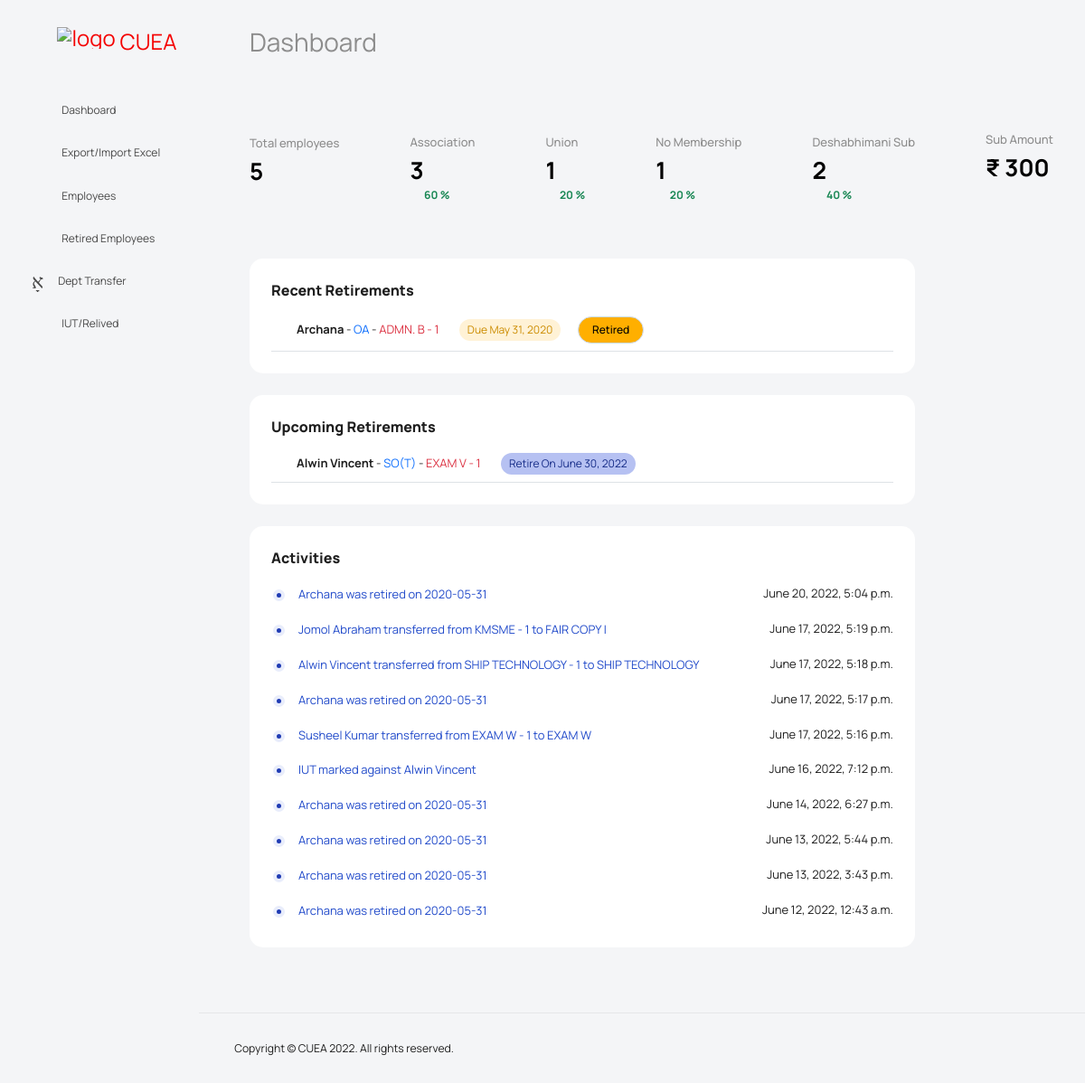
The page /dashboard (signed in) on the database its author committed.
### contactsapp/models.py (models this page shows, shortened)
class EmployeeService(models.Model):
    MEMBERSHIP_CHOICES = (
        ("Association", "Association"),
        ("Union", "Union"),
        ("Neutral", "Neutral"),
    )
    employee = models.OneToOneField(Employees, on_delete=models.CASCADE, primary_key=True,)
    designation = models.CharField(max_length=50)
    department = models.ForeignKey(Section, null=True, on_delete=models.SET_NULL)
    membership = models.CharField(
                    max_length = 30,
                    choices = MEMBERSHIP_CHOICES,
                    default = 'Neuatral'
    )
    date_of_entry = models.DateField(null=True)
    date_of_retire = models.DateField(null=True)
    is_retired =  models.BooleanField(default=False)
    is_current_employee =  models.BooleanField(default=True)
    exit_remark = models.CharField(max_length=50, default="Retired")
    objects = models.Manager()
    dashboard = DashboardManager()

class Employees(models.Model):
    pf_number = models.IntegerField()
    name = models.CharField(max_length=50)
    sex = models.CharField(max_length=30, default="M")
    blood_group = models.CharField(max_length=10)
    mobile = models.CharField(max_length=20)
    address = models.TextField()
    district = models.CharField(max_length=20)
    pan_mun_cop = models.CharField(max_length=20)
    pin_code = models.CharField(max_length=20)
    def get_dashboard_data(self):
        dashboard_data = {}
        dashboard_data['total_employees'] = Employees.objects.count()
        dashboard_data['association_members_count'] =  EmployeeService.dashboard.association_mem_count()
        dashboard_data['union_members_count'] =  EmployeeService.dashboard.union_mem_count()
        dashboard_data['no_membership_count'] =  EmployeeService.dashboard.no_membership_count()
        dashboard_data['deshabhimani_mem_count'] = EmployeeVote.dashboard.deshabhimani_mem_count()
        dashboard_data['deshabhimani_sub_amount'] = EmployeeVote.dashboard.deshabhimani_sub_amount()
        dashboard_data['retire_due_employees'] = EmployeeService.dashboard.mark_retirement()
        dashboard_data['upcoming_retirements'] = EmployeeService.dashboard.upcoming_retirements()
        dashboard_data['activities'] = Activities.get_activities()
        return dashboard_data

class Section(models.Model):
    section = models.CharField(max_length=50)
    unit = models.ForeignKey(Unit, on_delete=models.CASCADE)
    def __str__(self):
        return '{section} - {unit}'.format(section=self.section, unit=self.unit)

class Unit(models.Model):
    unit = models.IntegerField()
    def __str__(self):
        return '{unit}'.format(unit=self.unit)

### contactsapp/views.py (the view)
# urls.py: path('dashboard', DashboardView.as_view(), name='dashboard-view'),
class DashboardView(LoginRequiredMixin, TemplateView):
    template_name = "contactsapp/index.html"
    employee_object = Employees()
    def get_context_data(self, **kwargs):
        context = super().get_context_data(**kwargs)
        context['dashboard_data'] = self.employee_object.get_dashboard_data()
        return context

### contactsapp/templates/contactsapp/index.html (shortened to what this page needs)
<!DOCTYPE html>
<html lang="en">
<head>
  <link rel="stylesheet" href="/static/vendors/feather/feather.css">
  <link rel="stylesheet" href="/static/vendors/mdi/css/materialdesignicons.min.css">
  <link rel="stylesheet" href="/static/vendors/ti-icons/css/themify-icons.css">
  <link rel="stylesheet" href="/static/vendors/typicons/typicons.css">
  <link rel="stylesheet" href="/static/vendors/simple-line-icons/css/simple-line-icons.css">
  <link rel="stylesheet" href="/static/vendors/css/vendor.bundle.base.css">
  <link rel="stylesheet" href="/static/vendors/datatables.net-bs4/dataTables.bootstrap4.css">
  <link rel="stylesheet" href="/static/js/select.dataTables.min.css">
  <link rel="stylesheet" href="/static/css/vertical-layout-light/style.css">
</head>
<body>
  <div class="container-scroller">
    <nav class="navbar default-layout col-lg-12 col-12 p-0 fixed-top d-flex align-items-top flex-row">
      <div class="text-center navbar-brand-wrapper d-flex align-items-center justify-content-start">
        <div class="me-3">
          <button class="navbar-toggler navbar-toggler align-self-center" type="button" data-bs-toggle="minimize">
            <span class="icon-menu"></span>
          </button>
        </div>
        <div>
          <a class="navbar-brand brand-logo" href="/dashboard" style="color: #f40202;">
            <img src="/static/images/banner.png" alt="logo" style="margin-bottom: 11%;"/>
            <span>CUEA</span>
          </a>
        </div>
      </div>
      <div class="navbar-menu-wrapper d-flex align-items-top">
          <ul class="navbar-nav" style="width:96%">
            <li class="nav-item font-weight-semibold d-none d-lg-block ms-0">
              <h1 class="welcome-text">Dashboard</h1>
            </li>
          </ul>
          <div style="cursor:pointer">
            <a href="/logout" style="font-size: xx-large;"><i class="dropdown-item-icon mdi mdi-power me-2"></i></a>
          </div>
      </div>
    </nav>
    <div class="container-fluid page-body-wrapper">
      <nav class="sidebar sidebar-offcanvas" id="sidebar">
        <ul class="nav">
          <li class="nav-item">
            <a class="nav-link" href="/dashboard">
              <i class="mdi mdi-grid-large menu-icon"></i>
              <span class="menu-title">Dashboard</span>
            </a>
          </li>
          <li class="nav-item">
            <a class="nav-link" href="/upload-csv">
              <i class="menu-icon mdi mdi-cloud-upload"></i>
              <span class="menu-title">Export/Import Excel</span>
            </a>
          </li>
          <li class="nav-item">
            <a class="nav-link" href="/employees">
              <i class="menu-icon mdi mdi-account-multiple"></i>
              <span class="menu-title">Employees</span>
            </a>
          </li>
          <li class="nav-item">
            <a class="nav-link" href="/retired">
              <i class="menu-icon mdi mdi-account-off"></i>
              <span class="menu-title">Retired Employees</span>
            </a>
          </li>
          <li class="nav-item">
            <a class="nav-link" href="/transfer">
              <i class="menu-icon mdi mdi-account-arrow-right"></i>
              <span class="menu-title">Dept Transfer</span>
            </a>
          </li>
          <li class="nav-item">
            <a class="nav-link" href="/iut-relieve">
              <i class="menu-icon mdi mdi-account-star"></i>
              <span class="menu-title">IUT/Relived</span>
            </a>
          </li>
        </ul>
      </nav>
      <div class="main-panel">
        <div class="content-wrapper">
          <div class="row">
            <div class="col-sm-12">
              <div class="home-tab">
                <div class="tab-content tab-content-basic">
                  <div class="tab-pane fade show active" id="overview" role="tabpanel" aria-labelledby="overview">
                    <div class="row">
                      <div class="col-sm-12">
                        <div class="statistics-details d-flex align-items-center justify-content-between">
                          <div style="margin-bottom: 3%;">
                            <p class="statistics-title">Total employees</p>
                            <h3 class="rate-percentage">{{ dashboard_data.total_employees }}</h3>
                          </div>
                          <div>
                            <p class="statistics-title">Association</p>
                            <h3 class="rate-percentage">{{ dashboard_data.association_members_count }}</h3>
                            <p class="text-success d-flex"><i class="mdi mdi-menu-up">
                            </i><span>{% widthratio dashboard_data.association_members_count dashboard_data.total_employees 100 %} %</span></p>
                          </div>
                          <div>
                            <p class="statistics-title">Union</p>
                            <h3 class="rate-percentage">{{ dashboard_data.union_members_count }}</h3>
                            <p class="text-success d-flex"><i class="mdi mdi-menu-up"></i><span>{% widthratio dashboard_data.union_members_count dashboard_data.total_employees 100 %} %</span></p>
                          </div>
                          <div class="d-none d-md-block">
                            <p class="statistics-title">No Membership</p>
                            <h3 class="rate-percentage">{{ dashboard_data.no_membership_count }}</h3>
                            <p class="text-success d-flex"><i class="mdi mdi-menu-up"></i><span>{% widthratio dashboard_data.no_membership_count dashboard_data.total_employees 100 %} %</span></p>
                          </div>
                          <div class="d-none d-md-block">
                            <p class="statistics-title">Deshabhimani Sub</p>
                            <h3 class="rate-percentage">{{ dashboard_data.deshabhimani_mem_count }}</h3>
                            <p class="text-success d-flex"><i class="mdi mdi-menu-up"></i><span>{% widthratio dashboard_data.deshabhimani_mem_count dashboard_data.total_employees 100 %} %</span></p>
                          </div>
                          <div class="d-none d-md-block"  style="margin-bottom: 3%;">
                            <p class="statistics-title">Sub Amount</p>
                            <h3 class="rate-percentage">&#8377; {{ dashboard_data.deshabhimani_sub_amount }}</h3>
                          </div>
                        </div>
                      </div>
                    </div>
                    <div class="row">
                      <div class="col-lg-10 d-flex flex-column">
                        <div class="row flex-grow">
                          <div class="col-12 grid-margin stretch-card">
                            <div class="card card-rounded">
                              <div class="card-body">
                                <div class="row">
                                  <div class="col-lg-12">
                                    <div class="d-flex justify-content-between align-items-center">
                                      <h4 class="card-title card-title-dash">Recent Retirements</h4>
                                    </div>
                                    <div class="list-wrapper">
                                      <ul class="todo-list todo-list-rounded">
                                        {% for emp in dashboard_data.retire_due_employees %}
                                        <li class="d-block">
                                          <div class="form-check w-100">
                                            <label class="form-check-label">
                                              <p> <strong>{{ emp.employee.name }}</strong> - <span class="text-primary">{{ emp.designation}}</span> -  <span class="text-danger">{{ emp.department }}</span>
                                                <span class="badge badge-opacity-warning me-3" style="margin: 0 3%;">Due {{ emp.date_of_retire }}</span>
                                                <button type="button" class="btn btn-warning btn-rounded btn-fw" style="margin:0">Retired</button>
                                                <i class="mdi mdi-flag ms-2 flag-color"></i>
                                              </p>
                                            </label>
                                          </div>
                                        </li>
                                        {% endfor %}
                                      </ul>
                                    </div>
                                  </div>
                                </div>
                              </div>
                            </div>
                          </div>
                        </div>
                        <div class="row flex-grow">
                          <div class="col-md-12 col-lg-12 grid-margin stretch-card">
                            <div class="card card-rounded">
                              <div class="card-body">
                                <div class="row">
                                  <div class="col-lg-12">
                                    <div class="d-flex justify-content-between align-items-center">
                                      <h4 class="card-title card-title-dash">Upcoming Retirements</h4>
                                    </div>
                                    <div class="list-wrapper">
                                      <ul class="todo-list todo-list-rounded">
                                        {% for emp in dashboard_data.upcoming_retirements %}
                                        <li class="d-block">
                                          <div class="form-check w-100">
                                            <label class="form-check-label">
                                              <p> <strong>{{ emp.employee.name }}</strong> - <span class="text-primary">{{ emp.designation}}</span> -  <span class="text-danger">{{ emp.department }}</span>
                                                <span class="badge badge-opacity-primary me-3" style="margin: 0 3%;">Retire On {{ emp.date_of_retire }}</span>
                                                <i class="mdi mdi-flag ms-2 flag-color"></i>
                                              </p>
                                            </label>
                                          </div>
                                        </li>
                                        {% endfor %}
                                      </ul>
                                    </div>
                                  </div>
                                </div>
                              </div>
                            </div>
                          </div>
                        </div>
                        <div class="row flex-grow">
                          <div class="col-md-12 col-lg-12 grid-margin stretch-card">
                            <div class="card card-rounded">
                              <div class="card-body">
                                <div class="d-flex align-items-center justify-content-between mb-3">
                                  <h4 class="card-title card-title-dash">Activities</h4>
                                </div>
                                <ul class="bullet-line-list">
                                  {% for activity in dashboard_data.activities %}
                                  <li>
                                    <div class="d-flex justify-content-between">
                                      <div><span class="text-light-green">{{activity.activity}}</span> </div>
                                      <p>{{activity.datetime}}</p>
                                    </div>
                                  </li>
                                  {% endfor %}
                                </ul>
                              </div>
                            </div>
                          </div>
                        </div>
                      </div>
                    </div>
                  </div>
                </div>
              </div>
            </div>
          </div>
        </div>
        <footer class="footer">
          <div class="d-sm-flex justify-content-center justify-content-sm-between">
            <span class="float-none float-sm-right d-block mt-1 mt-sm-0 text-center">Copyright © CUEA 2022. All rights reserved.</span>
          </div>
        </footer>
      </div>
    </div>
  </div>
</body>
</html>

### rows shown on the page
EmployeeService: employee.name "Archana", designation "OA", department "ADMN. B - 1", date_of_retire "May 31, 2020"
EmployeeService: employee.name "Alwin Vincent", designation "SO(T)", department "EXAM V - 1", date_of_retire "June 30, 2022"

### other values the page prints
{{ dashboard_data.total_employees }} "5"
{{ dashboard_data.association_members_count }} "3"
{{ dashboard_data.union_members_count }} "1"
{{ dashboard_data.no_membership_count }} "1"
{{ dashboard_data.deshabhimani_mem_count }} "2"
{{ dashboard_data.deshabhimani_sub_amount }} "300"
{{ activity.activity }} "Archana was retired on 2020-05-31" "Jomol Abraham transferred from KMSME - 1 to FAIR COPY I" "Alwin Vincent transferred from SHIP TECHNOLOGY - 1 to SHIP TECHNOLOGY" "Archana was retired on 2020-05-31" "Susheel Kumar transferred from EXAM W - 1 to EXAM W" "IUT marked against Alwin Vincent" "Archana was retired on 2020-05-31" "Archana was retired on 2020-05-31" "Archana was retired on 2020-05-31" "Archana was retired on 2020-05-31"
{{ activity.datetime }} "June 20, 2022, 5:04 p.m." "June 17, 2022, 5:19 p.m." "June 17, 2022, 5:18 p.m." "June 17, 2022, 5:17 p.m." "June 17, 2022, 5:16 p.m." "June 16, 2022, 7:12 p.m." "June 14, 2022, 6:27 p.m." "June 13, 2022, 5:44 p.m." "June 13, 2022, 3:43 p.m." "June 12, 2022, 12:43 a.m."
